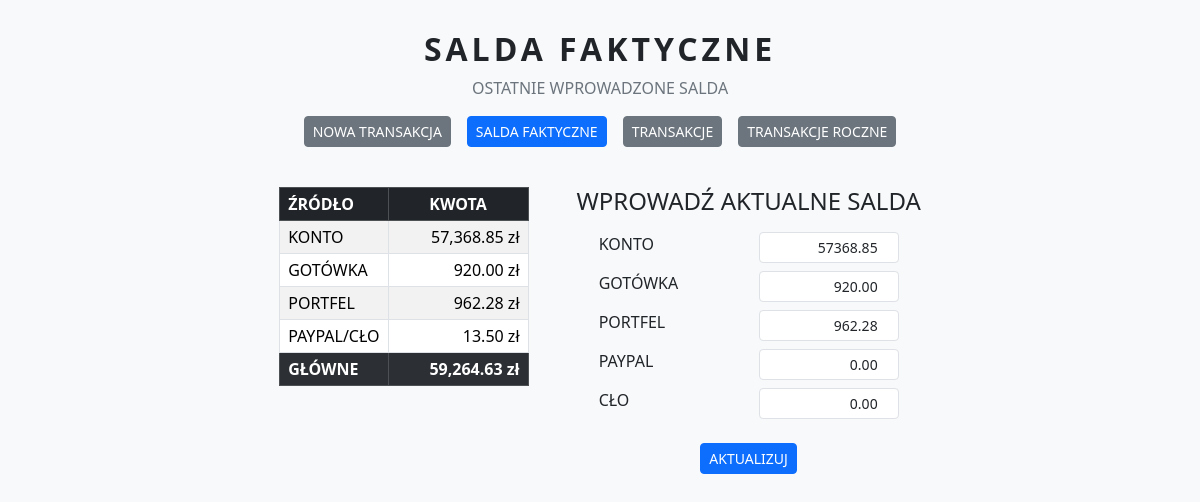
The app's page /salda_faktyczne, older data.
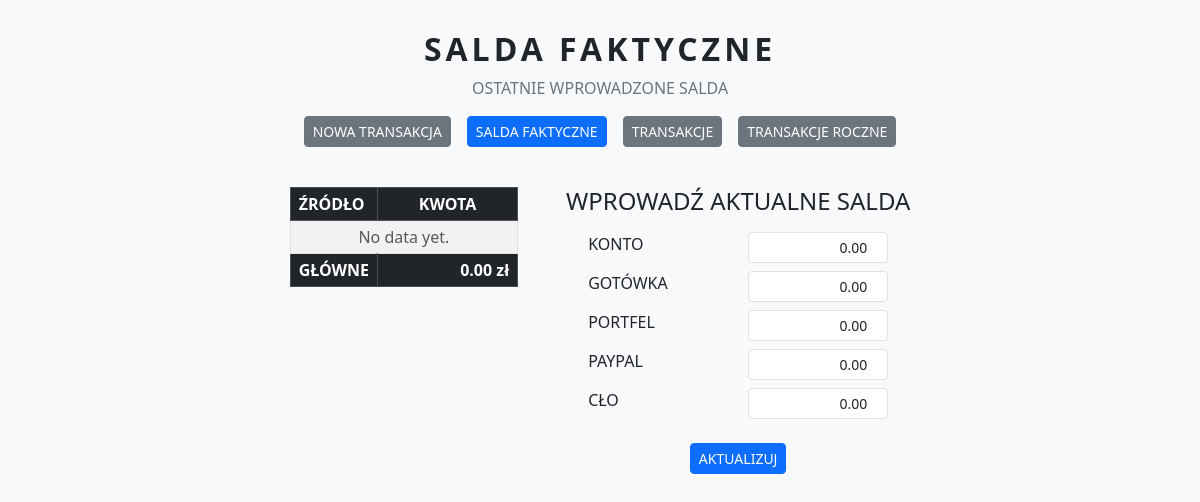
The same page, newer data.
### tables this page shows
CREATE TABLE salda (
    ID INTEGER PRIMARY KEY AUTOINCREMENT,
    TYP TEXT NOT NULL UNIQUE,
    KWOTA REAL NOT NULL
);

### app.py (the view)
@app.route("/salda_faktyczne")
def salda_faktyczne():
    connection = get_db_connection()
    cursor = connection.cursor()
    cursor.execute("SELECT TYP, KWOTA FROM salda")
    rows = cursor.fetchall()
    connection.close()
    salda_dict = {row["TYP"]: row["KWOTA"] for row in rows}
    return render_template("salda_faktyczne.html", salda=rows,
                            typy=DOZWOLONE_TYPY, salda_dict=salda_dict,
                            active="salda_faktyczne")

### app.py (called while the page is built)
def get_db_connection():
    connection = sqlite3.connect("wydatki.db")
    connection.row_factory = sqlite3.Row
    return connection

### templates/salda_faktyczne.html (shortened to what this page needs)
<!DOCTYPE html>
<html lang="pl">
<head>
    <link
        href="https://cdn.jsdelivr.net/npm/bootstrap@5.3.3/dist/css/bootstrap.min.css"
        rel="stylesheet"
    >
</head>
<body class="bg-light">
<div class="container text-center" style="margin-top: 30px;">
    <h1 class="fw-bold text-dark" style="letter-spacing: 4px; font-size: 2rem;">SALDA FAKTYCZNE</h1>
    <p class="lead text-secondary mb-3" style="font-size: 1rem;">OSTATNIE WPROWADZONE SALDA</p>
    {% include "nav.html" %}
</div>
<div class="container" style="margin-top: 40px;">
    <div class="d-flex justify-content-center align-items-start gap-5">
        <table class="table table-striped table-bordered bg-white w-auto">
            <thead class="table-dark">
                <tr>
                    <th>ŹRÓDŁO</th>
                    <th style="min-width: 140px;" class="text-center">KWOTA</th>
                </tr>
            </thead>
            <tbody>
                {% for row in salda %}
                <tr>
                    <td class="fw">{{ row["TYP"] }}</td>
                    <td class="text-end">{{ "{:,.2f}".format(row["KWOTA"]) }} zł</td>
                </tr>
                {% else %}
                <tr>
                    <td colspan="3" class="text-center text-muted">No data yet.</td>
                </tr>
                {% endfor %}
                <tr class="fw-bold table-dark">
                    <td>GŁÓWNE</td>
                    <td class="text-end">{{ "{:,.2f}".format(salda|sum(attribute='KWOTA')) }} zł</td>
                </tr>
            </tbody>
        </table>
        <div>
            <h4 class="text-center mb-3">WPROWADŹ AKTUALNE SALDA</h4>
            <form method="POST" action="/salda_faktyczne/aktualizuj">
                {% for typ in typy %}
                <div class="mb-2 d-flex justify-content-between" style="max-width: 300px; margin: 0 auto;">
                    <label class="me-2">{{ typ }}</label>
                    <input type="number" step="0.01" name="{{ typ }}"
                           value="{{ '%.2f'|format(salda_dict.get(typ, 0)) }}"
                           class="form-control form-control-sm text-end kwota-input" style="width: 140px; padding-right: 5px;">
                </div>
                {% endfor %}
                <div class="text-center">
                    <button type="submit" class="btn btn-sm btn-primary mt-3 mb-4">AKTUALIZUJ</button>
                </div>
            </form>
        </div>
    </div>
</div>

### templates/nav.html
<div class="d-flex justify-content-center gap-3">
    <a href="/"                class="btn btn-sm {{ 'btn-primary' if active == 'home' else 'btn-secondary' }}">NOWA TRANSAKCJA</a>
    <a href="/salda_faktyczne" class="btn btn-sm {{ 'btn-primary' if active == 'salda_faktyczne' else 'btn-secondary' }}">SALDA FAKTYCZNE</a>
    <a href="/transakcje"      class="btn btn-sm {{ 'btn-primary' if active == 'transakcje' else 'btn-secondary' }}">TRANSAKCJE</a>
    <a href="/transakcje_roczne" class="btn btn-sm {{ 'btn-primary' if active == 'transakcje_roczne' else 'btn-secondary' }}">TRANSAKCJE ROCZNE</a>
</div>

### templates/salda_faktyczne.html (style rules this page uses)
.table td, .table th { padding: 4px 8px; }

Row changes from the older to the newer data that the page shows:
removed salda: TYP "KONTO", KWOTA "57,368.85", KONTO "57368.85"
removed salda: TYP "GOTÓWKA", KWOTA "920.00", GOTÓWKA "920.00"
removed salda: TYP "PORTFEL", KWOTA "962.28", PORTFEL "962.28"
removed salda: TYP "PAYPAL/CŁO", KWOTA "13.50"
Text that changed along with them:
{{ "{:,.2f}".format(salda|sum(attribute='KWOTA')) }}: "59,264.63" → "0.00"
text now shown: "No data yet."
new list line: "0.00"
